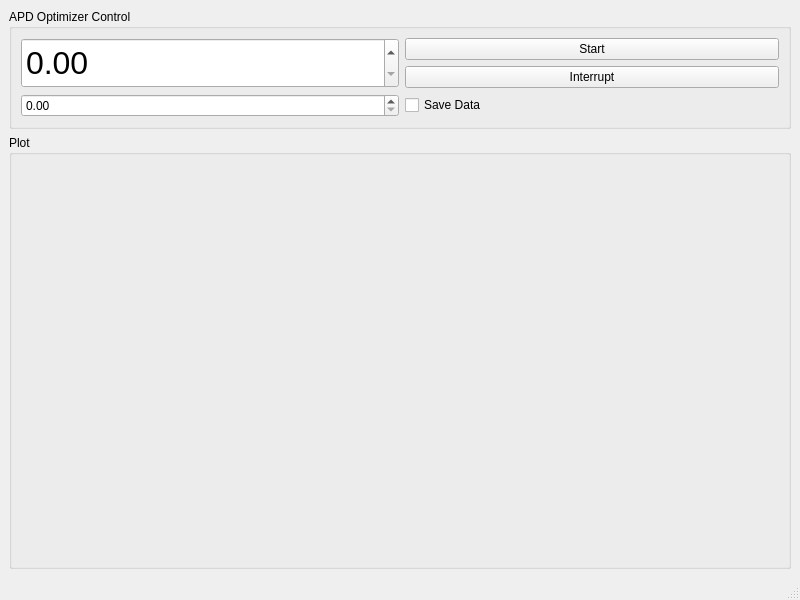
<?xml version="1.0" encoding="UTF-8"?>
<ui version="4.0">
 <class>APDOptmizerWindow</class>
 <widget class="QMainWindow" name="APDOptmizerWindow">
  <property name="geometry">
   <rect>
    <x>0</x>
    <y>0</y>
    <width>800</width>
    <height>600</height>
   </rect>
  </property>
  <property name="windowTitle">
   <string>APD Optimizer</string>
  </property>
  <widget class="QWidget" name="centralwidget">
   <layout class="QVBoxLayout" name="verticalLayout" stretch="0,1">
    <item>
     <widget class="QGroupBox" name="control_groupBox">
      <property name="title">
       <string>APD Optimizer Control</string>
      </property>
      <layout class="QGridLayout" name="gridLayout">
       <item row="1" column="1">
        <widget class="QPushButton" name="interrupt_pushButton">
         <property name="text">
          <string>Interrupt</string>
         </property>
        </widget>
       </item>
       <item row="3" column="0">
        <widget class="QDoubleSpinBox" name="int_time_doubleSpinBox"/>
       </item>
       <item row="3" column="1">
        <widget class="QCheckBox" name="save_data_checkBox">
         <property name="text">
          <string>Save Data</string>
         </property>
        </widget>
       </item>
       <item row="0" column="1">
        <widget class="QPushButton" name="start_pushButton">
         <property name="text">
          <string>Start</string>
         </property>
        </widget>
       </item>
       <item row="0" column="0" rowspan="2">
        <widget class="QDoubleSpinBox" name="count_readout_doubleSpinBox">
         <property name="minimumSize">
          <size>
           <width>378</width>
           <height>20</height>
          </size>
         </property>
         <property name="maximumSize">
          <size>
           <width>378</width>
           <height>500</height>
          </size>
         </property>
         <property name="font">
          <font>
           <pointsize>24</pointsize>
          </font>
         </property>
        </widget>
       </item>
      </layout>
     </widget>
    </item>
    <item>
     <widget class="QGroupBox" name="plot_groupBox">
      <property name="title">
       <string>Plot</string>
      </property>
      <layout class="QVBoxLayout" name="verticalLayout_2"/>
     </widget>
    </item>
   </layout>
  </widget>
  <widget class="QMenuBar" name="menubar">
   <property name="geometry">
    <rect>
     <x>0</x>
     <y>0</y>
     <width>800</width>
     <height>21</height>
    </rect>
   </property>
  </widget>
  <widget class="QStatusBar" name="statusbar"/>
 </widget>
 <resources/>
 <connections/>
</ui>
